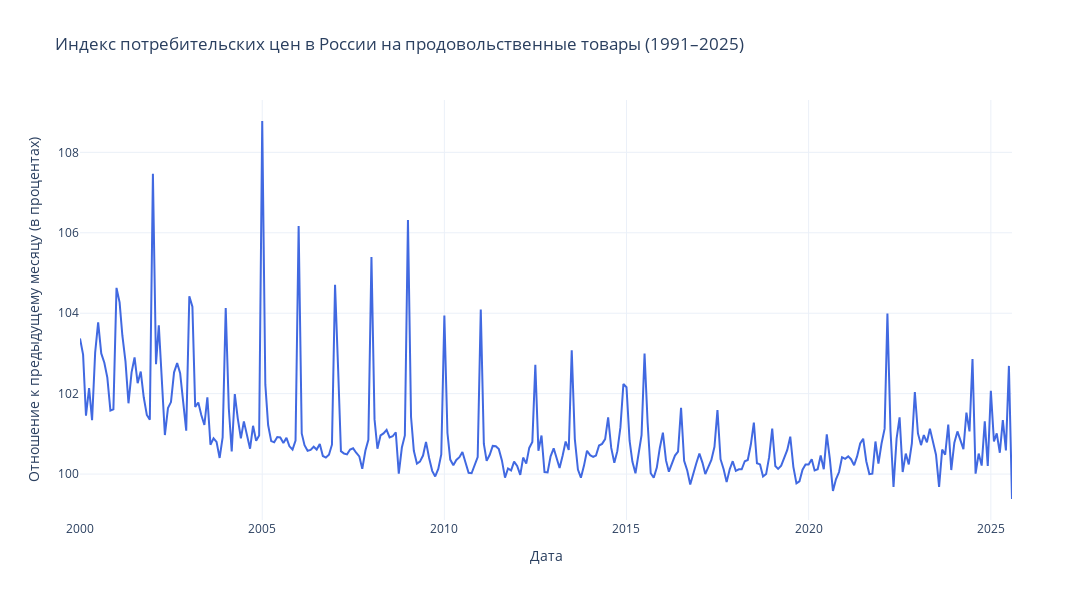

Notebook code cell kept with this figure:
### Code cell
plot_2d_interactive(
    x=df_melted['date'],
    y=df_melted['ИПЦ'],
    xlabel="Дата",
    ylabel="Отношение к предыдущему месяцу (в процентах)",
    title=f"Индекс потребительских цен в России на продовольственные товары (1991–2025)"
)

### Figure 1 — Plotly figure (JSON) as saved in the notebook; plotly's stock layout.template omitted (floating-point values rounded to 4 significant figures; data arrays with more than 128 entries replaced by an {"elided": "..."} marker saying what was removed)
{"data": [{"hovertemplate": "Дата: %{x}<br>Значение: %{y:.4f} <extra></extra>", "line": {"color": "royalblue", "width": 2}, "mode": "lines", "x": {"elided": "308 str values"}, "y": {"elided": "308 float values"}, "type": "scatter"}], "layout": {"title": {"text": "Индекс потребительских цен в России на продовольственные товары (1991–2025)"}, "xaxis": {"title": {"text": "Дата"}}, "yaxis": {"title": {"text": "Отношение к предыдущему месяцу (в процентах)"}}, "hovermode": "x unified", "width": 1100, "height": 600}}
